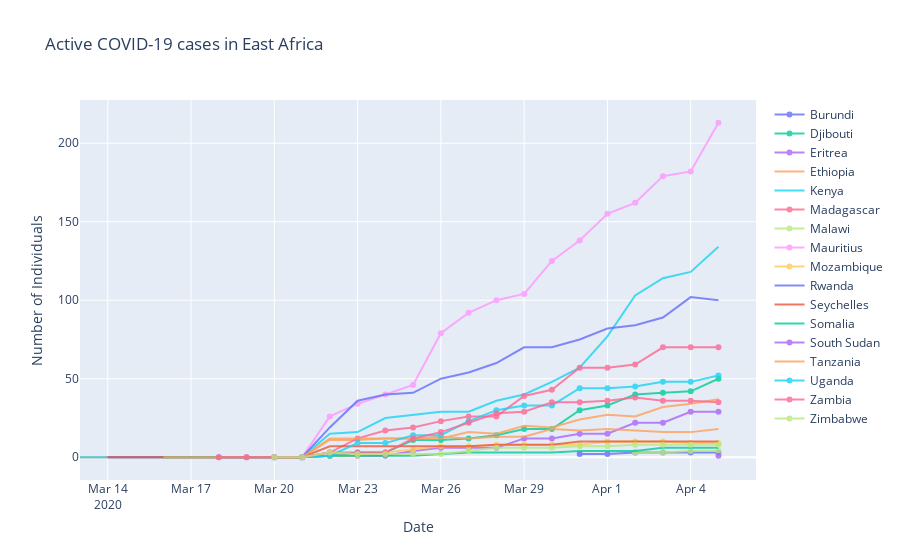

The code cell stored with this chart in its notebook:
### Code cell
fig = go.Figure()
for country in east:
    print('Fatality rate for ' + country + ': {:.2f}%'.format(100 *
                                     df[(df['Country/Region'] == country) &
                                        (df['date'] == df['date'].iloc[-1])]['Deaths'].sum() /
                                     df[(df['Country/Region'] == country) &
                                        (df['date'] == df['date'].iloc[-1])]['Confirmed'].sum()))

    fig.add_trace(go.Scatter(
                    x=df[df['Country/Region'] == country].groupby('date')['date'].first(),
                    y=df[df['Country/Region'] == country].groupby('date')['Active'].sum(),
                    name=country,
                    opacity=0.8))

fig.update_layout(title="Active COVID-19 cases in East Africa",
                  xaxis_title="Date",
                  yaxis_title="Number of Individuals")

fig.show()
